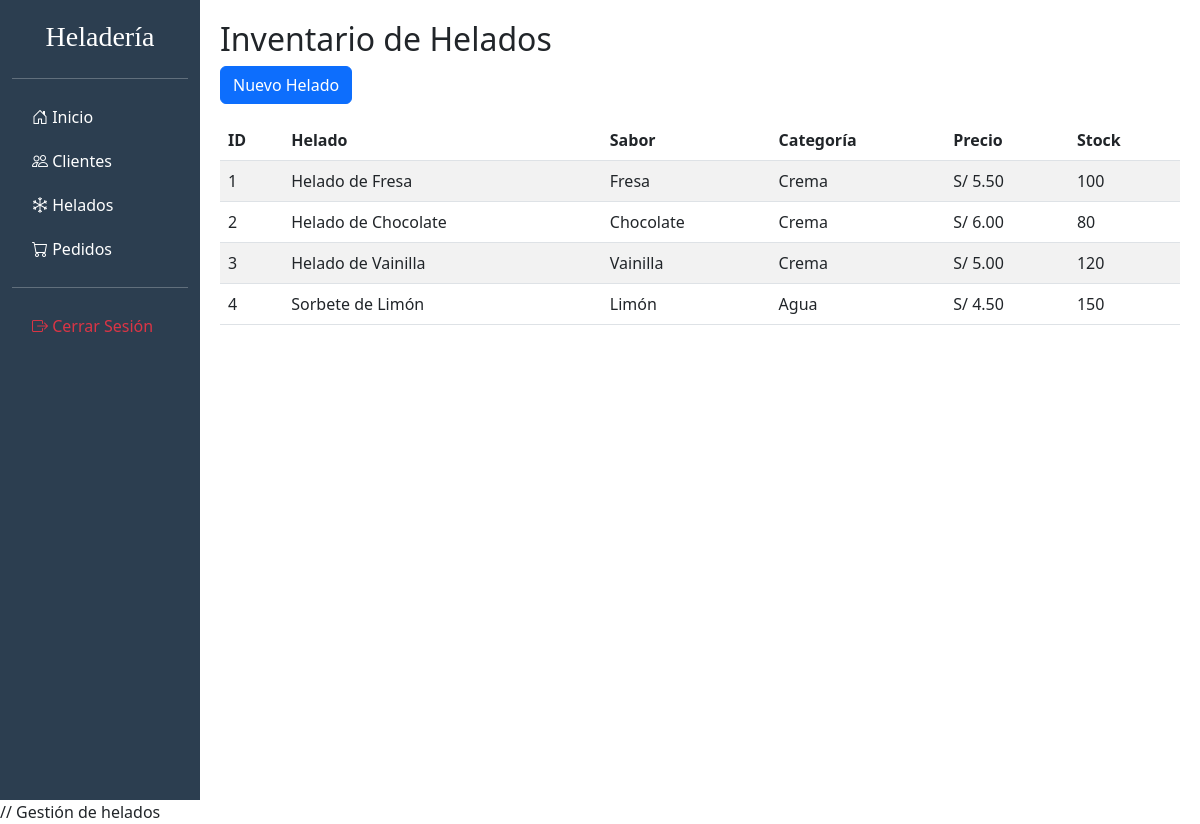
The page /helados.php (signed in) on the database its author committed.
### tables this page shows
CREATE TABLE IF NOT EXISTS helados ( 
    id_helado INT AUTO_INCREMENT PRIMARY KEY, 
    nombre_helado VARCHAR(100) NOT NULL, 
    sabor VARCHAR(100), 
    categoria VARCHAR(100), 
    precio DECIMAL(10,2) NOT NULL, 
    stock INT DEFAULT 0, 
    descripcion TEXT 
);

### helados.php (the view, shortened to what this page needs)
<?php
include('conexion.php');
?>
<!DOCTYPE html>
<html lang="es">
<head>
    <link href="https://cdn.jsdelivr.net/npm/bootstrap@5.3.0/dist/css/bootstrap.min.css" rel="stylesheet">
    <link rel="stylesheet" href="https://cdn.jsdelivr.net/npm/bootstrap-icons@1.11.1/font/bootstrap-icons.css">
</head>
<body>
<div class="container-fluid">
    <div class="row">
        <div class="col-md-2 sidebar">
            <h3 class="text-center mb-4" style="font-family: 'Brush Script MT', cursive;">Heladería</h3>
            <hr>
            <a href="home.php"><i class="bi bi-house-door"></i> Inicio</a>
            <a href="clientes.php"><i class="bi bi-people"></i> Clientes</a>
            <a href="helados.php"><i class="bi bi-snow"></i> Helados</a>
            <a href="pedidos.php"><i class="bi bi-cart"></i> Pedidos</a>
            <hr>
            <a href="logout.php" class="text-danger"><i class="bi bi-box-arrow-right"></i> Cerrar Sesión</a>
        </div>
        <div class="col-md-10 main-content">
            <h2>Inventario de Helados</h2>
            <button class="btn btn-primary mb-3" data-bs-toggle="modal" data-bs-target="#modalHelado">Nuevo Helado</button>
            <table class="table table-striped">
                <thead>
                    <tr>
                        <th>ID</th>
                        <th>Helado</th>
                        <th>Sabor</th>
                        <th>Categoría</th>
                        <th>Precio</th>
                        <th>Stock</th>
                    </tr>
                </thead>
                <tbody>
                    <?php
                    $res = mysqli_query($conexion, "SELECT * FROM helados");
                    while($row = mysqli_fetch_assoc($res)) {
                        echo "<tr>";
                        echo "<td>{$row['id_helado']}</td>";
                        echo "<td>{$row['nombre_helado']}</td>";
                        echo "<td>{$row['sabor']}</td>";
                        echo "<td>{$row['categoria']}</td>";
                        echo "<td>S/ " . number_format($row['precio'], 2) . "</td>";
                        echo "<td>{$row['stock']}</td>";
                        echo "</tr>";
                    }
                    ?>
                </tbody>
            </table>
        </div>
    </div>
</div>
</body>
</html>

### helados.php (style rules this page uses)
.sidebar { height: 100vh; background-color: #2c3e50; color: white; padding-top: 20px; }
.sidebar a { color: white; text-decoration: none; display: block; padding: 10px 20px; }
.main-content { padding: 20px; }

### rows shown on the page
helados: id_helado "1", nombre_helado "Helado de Fresa", sabor "Fresa", categoria "Crema", precio "5.50", stock "100"
helados: id_helado "2", nombre_helado "Helado de Chocolate", sabor "Chocolate", categoria "Crema", precio "6.00", stock "80"
helados: id_helado "3", nombre_helado "Helado de Vainilla", sabor "Vainilla", categoria "Crema", precio "5.00", stock "120"
helados: id_helado "4", nombre_helado "Sorbete de Limón", sabor "Limón", categoria "Agua", precio "4.50", stock "150"
